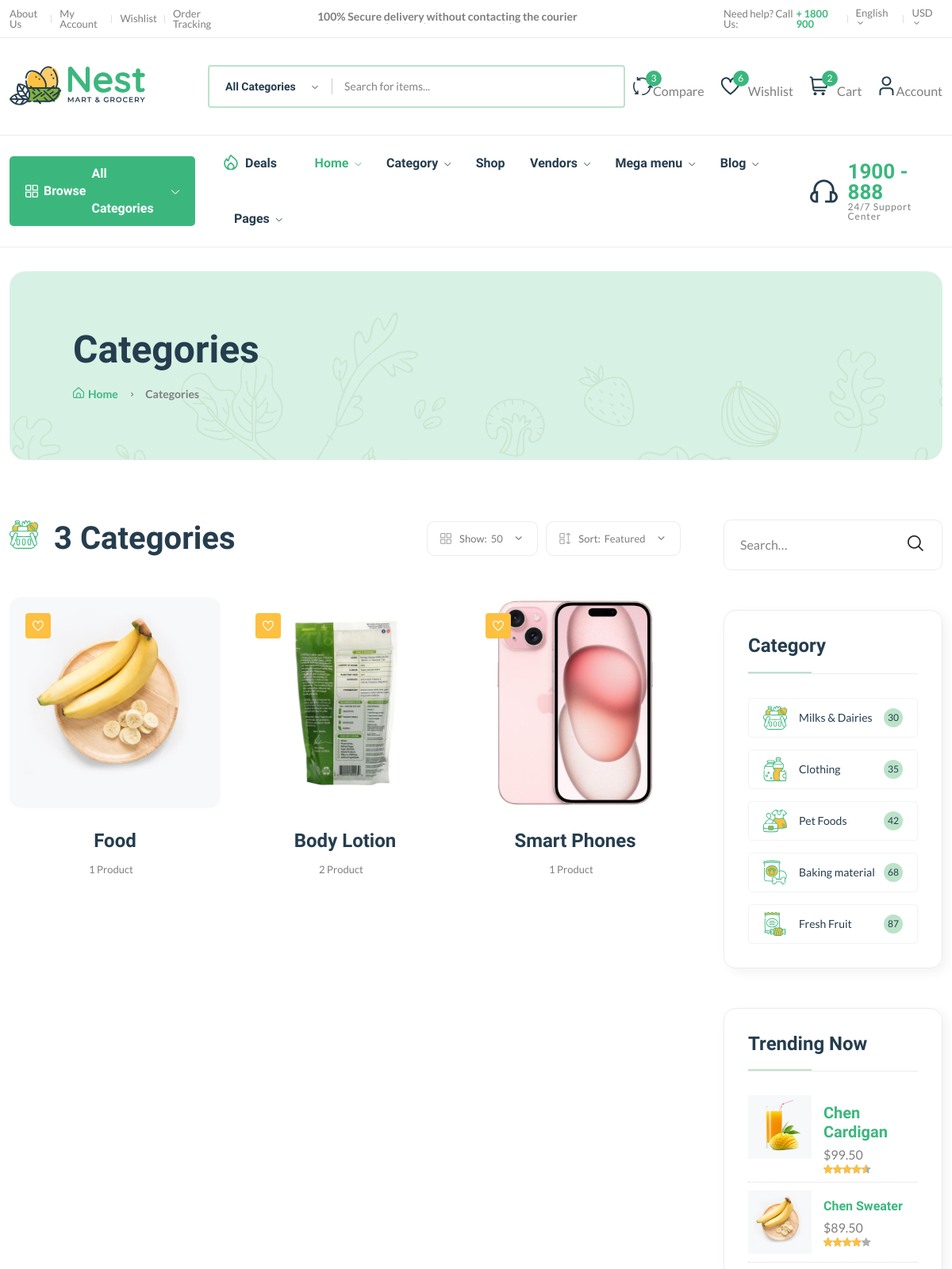
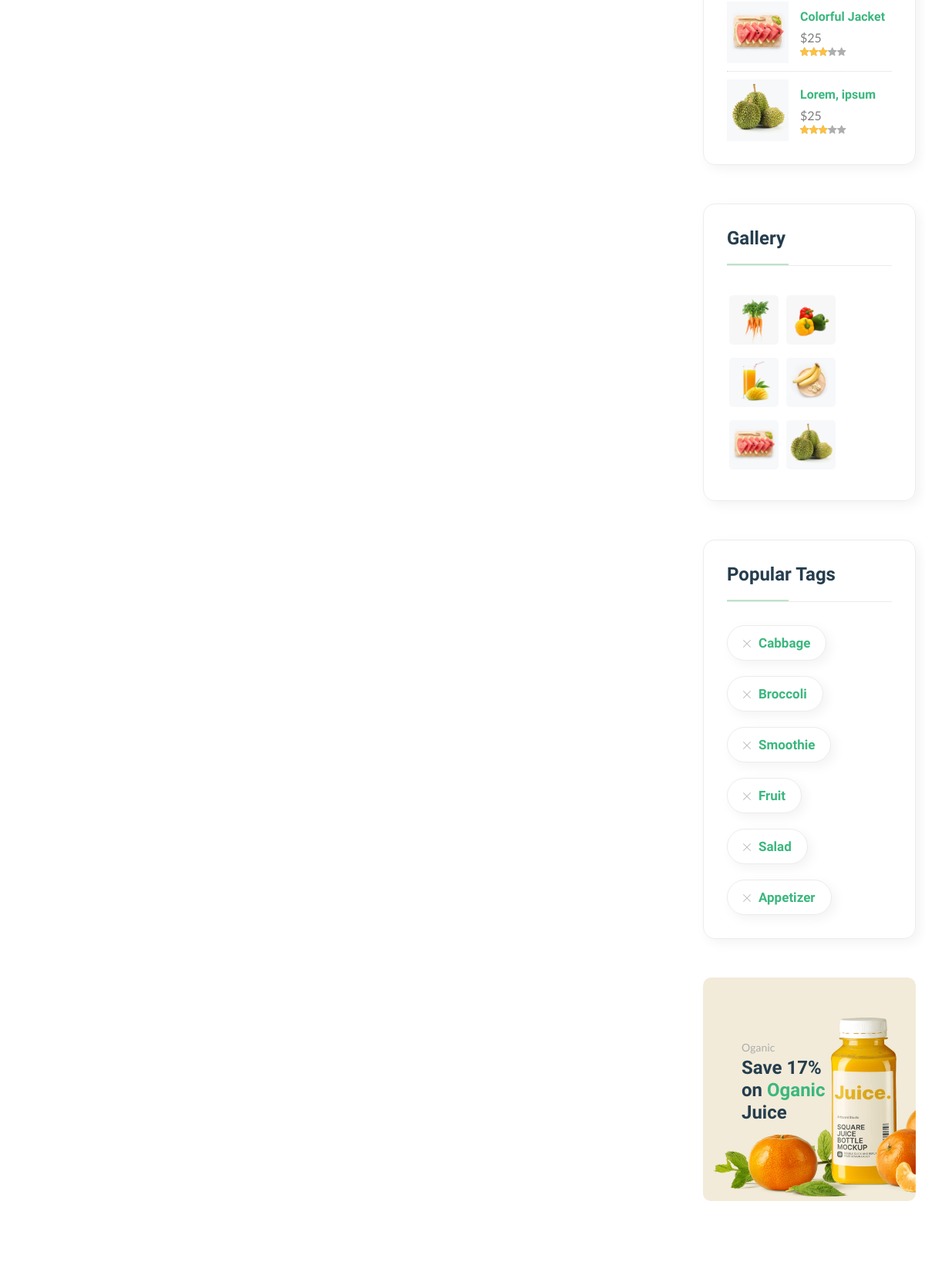
The page /category/ (upper part) on the database its author committed (2 pictures, top to bottom).
### core/models.py (models this page shows, shortened)
class Category(models.Model):
    cid = ShortUUIDField(unique=True, length=10, max_length=20, prefix="cart", alphabet="123123123")
    title = models.CharField(max_length=100, default="Food")
    image = models.ImageField(upload_to="category", default="category.jpg")
    class Meta:
        verbose_name_plural = "Categories"

### core/views.py (the view)
# urls.py: path("category/", category_list_view, name="category-list"),
def category_list_view(request):
    categories = Category.objects.all()
    context = {
        "categories":categories
    }
    return render(request, 'core/category-list.html', context)

### core/context_processor.py (called while the page is built)
def default (request):
    categories = Category.objects.all()
    try:
        address = Address.objects.get(user=request.user)
    except:
        address = None
    return {
        'categories':categories,
        'address':address,
    }

### templates/core/category-list.html (shortened to what this page needs)
{% extends 'partials/base.html' %}
{% load static %}
{% block content%}
    <main class="main">
        <div class="page-header mt-30 mb-75">
            <div class="container">
                <div class="archive-header">
                    <div class="row align-items-center">
                        <div class="col-xl-3">
                            <h1 class="mb-15">Categories</h1>
                            <div class="breadcrumb">
                                <a href="index.html" rel="nofollow"><i class="fi-rs-home mr-5"></i>Home</a>
                                <span></span> Categories
                            </div>
                        </div>
                    </div>
                </div>
            </div>
        </div>
        <div class="page-content mb-50">
            <div class="container">
                <div class="row">
                    <div class="col-lg-9">
                        <div class="shop-product-fillter mb-50 pr-30">
                            <div class="totall-product">
                                <h2>
                                    <img class="w-36px mr-10" src="assets/imgs/theme/icons/category-1.svg" alt="" />
                                    {{categories.count}} Categories
                                </h2>
                            </div>
                            <div class="sort-by-product-area">
                                <div class="sort-by-cover mr-10">
                                    <div class="sort-by-product-wrap">
                                        <div class="sort-by">
                                            <span><i class="fi-rs-apps"></i>Show:</span>
                                        </div>
                                        <div class="sort-by-dropdown-wrap">
                                            <span> 50 <i class="fi-rs-angle-small-down"></i></span>
                                        </div>
                                    </div>
                                </div>
                                <div class="sort-by-cover">
                                    <div class="sort-by-product-wrap">
                                        <div class="sort-by">
                                            <span><i class="fi-rs-apps-sort"></i>Sort:</span>
                                        </div>
                                        <div class="sort-by-dropdown-wrap">
                                            <span>Featured <i class="fi-rs-angle-small-down"></i></span>
                                        </div>
                                    </div>
                                </div>
                            </div>
                        </div>
                        <div class="loop-grid pr-30">
                            <div class="row">
                                {% for c in categories %}
                                <article class="col-xl-4 col-lg-6 col-md-6 text-center hover-up mb-30 animated">
                                    <div class="post-thumb">
                                        <a href="{% url 'core:category-product-list' c.cid %}">
                                            <img class="border-radius-15" src="{{c.image.url}}" alt="" />
                                        </a>
                                        <div class="entry-meta">
                                            <a class="entry-meta meta-2" href="blog-category-grid.html"><i class="fi-rs-heart"></i></a>
                                        </div>
                                    </div>
                                    <div class="entry-content-2">
                                        <h4 class="post-title mb-15">
                                            <a href="{% url 'core:category-product-list' c.cid %}">{{ c.title }}</a>
                                        </h4>
                                        <div class="entry-meta font-xs color-grey mt-10 pb-10">
                                            <div>
                                                <span class="hit-count mr-10">{{ c.category.count }} Product</span>
                                            </div>
                                        </div>
                                    </div>
                                </article>
                                {% endfor %}
                            </div>
                        </div>
                    </div>
                    <div class="col-lg-3 primary-sidebar sticky-sidebar">
                        <div class="widget-area">
                            <div class="sidebar-widget-2 widget_search mb-50">
                                <div class="search-form">
                                    <form action="#">
                                        <input type="text" placeholder="Search…" />
                                        <button type="submit"><i class="fi-rs-search"></i></button>
                                    </form>
                                </div>
                            </div>
                            <div class="sidebar-widget widget-category-2 mb-50">
                                <h5 class="section-title style-1 mb-30">Category</h5>
                                <ul>
                                    <li>
                                        <a href="shop-grid-right.html"> <img src="assets/imgs/theme/icons/category-1.svg" alt="" />Milks & Dairies</a><span class="count">30</span>
                                    </li>
                                    <li>
                                        <a href="shop-grid-right.html"> <img src="assets/imgs/theme/icons/category-2.svg" alt="" />Clothing</a><span class="count">35</span>
                                    </li>
                                    <li>
                                        <a href="shop-grid-right.html"> <img src="assets/imgs/theme/icons/category-3.svg" alt="" />Pet Foods </a><span class="count">42</span>
                                    </li>
                                    <li>
                                        <a href="shop-grid-right.html"> <img src="assets/imgs/theme/icons/category-4.svg" alt="" />Baking material</a><span class="count">68</span>
                                    </li>
                                    <li>
                                        <a href="shop-grid-right.html"> <img src="assets/imgs/theme/icons/category-5.svg" alt="" />Fresh Fruit</a><span class="count">87</span>
                                    </li>
                                </ul>
                            </div>
                            <div class="sidebar-widget product-sidebar mb-50 p-30 bg-grey border-radius-10">
                                <h5 class="section-title style-1 mb-30">Trending Now</h5>
                                <div class="single-post clearfix">
                                    <div class="image">
                                        <img src="assets/imgs/shop/thumbnail-3.jpg" alt="#" />
                                    </div>
                                    <div class="content pt-10">
                                        <h5><a href="shop-product-detail.html">Chen Cardigan</a></h5>
                                        <p class="price mb-0 mt-5">$99.50</p>
                                        <div class="product-rate">
                                            <div class="product-rating" style="width: 90%"></div>
                                        </div>
                                    </div>
                                </div>
                                <div class="single-post clearfix">
                                    <div class="image">
                                        <img src="assets/imgs/shop/thumbnail-4.jpg" alt="#" />
                                    </div>
                                    <div class="content pt-10">
                                        <h6><a href="shop-product-detail.html">Chen Sweater</a></h6>
                                        <p class="price mb-0 mt-5">$89.50</p>
                                        <div class="product-rate">
                                            <div class="product-rating" style="width: 80%"></div>
                                        </div>
                                    </div>
                                </div>
                                <div class="single-post clearfix">
                                    <div class="image">
                                        <img src="assets/imgs/shop/thumbnail-5.jpg" alt="#" />
                                    </div>
                                    <div class="content pt-10">
                                        <h6><a href="shop-product-detail.html">Colorful Jacket</a></h6>
                                        <p class="price mb-0 mt-5">$25</p>
                                        <div class="product-rate">
                                            <div class="product-rating" style="width: 60%"></div>
                                        </div>
                                    </div>
                                </div>
                                <div class="single-post clearfix">
                                    <div class="image">
                                        <img src="assets/imgs/shop/thumbnail-6.jpg" alt="#" />
                                    </div>
                                    <div class="content pt-10">
                                        <h6><a href="shop-product-detail.html">Lorem, ipsum</a></h6>
                                        <p class="price mb-0 mt-5">$25</p>
                                        <div class="product-rate">
                                            <div class="product-rating" style="width: 60%"></div>
                                        </div>
                                    </div>
                                </div>
                            </div>
                            <div class="sidebar-widget widget_instagram mb-50">
                                <h5 class="section-title style-1 mb-30">Gallery</h5>
                                <div class="instagram-gellay">
                                    <ul class="insta-feed">
                                        <li>
                                            <a href="#"><img class="border-radius-5" src="assets/imgs/shop/thumbnail-1.jpg" alt="" /></a>
                                        </li>
                                        <li>
                                            <a href="#"><img class="border-radius-5" src="assets/imgs/shop/thumbnail-2.jpg" alt="" /></a>
                                        </li>
                                        <li>
                                            <a href="#"><img class="border-radius-5" src="assets/imgs/shop/thumbnail-3.jpg" alt="" /></a>
                                        </li>
                                        <li>
                                            <a href="#"><img class="border-radius-5" src="assets/imgs/shop/thumbnail-4.jpg" alt="" /></a>
                                        </li>
                                        <li>
                                            <a href="#"><img class="border-radius-5" src="assets/imgs/shop/thumbnail-5.jpg" alt="" /></a>
                                        </li>
                                        <li>
                                            <a href="#"><img class="border-radius-5" src="assets/imgs/shop/thumbnail-6.jpg" alt="" /></a>
                                        </li>
                                    </ul>
                                </div>
                            </div>
                            <div class="sidebar-widget widget-tags mb-50 pb-10">
                                <h5 class="section-title style-1 mb-30">Popular Tags</h5>
                                <ul class="tags-list">
                                    <li class="hover-up">
                                        <a href="blog-category-grid.html"><i class="fi-rs-cross mr-10"></i>Cabbage</a>
                                    </li>
                                    <li class="hover-up">
                                        <a href="blog-category-grid.html"><i class="fi-rs-cross mr-10"></i>Broccoli</a>
                                    </li>
                                    <li class="hover-up">
                                        <a href="blog-category-grid.html"><i class="fi-rs-cross mr-10"></i>Smoothie</a>
                                    </li>
                                    <li class="hover-up">
                                        <a href="blog-category-grid.html"><i class="fi-rs-cross mr-10"></i>Fruit</a>
                                    </li>
                                    <li class="hover-up mr-0">
                                        <a href="blog-category-grid.html"><i class="fi-rs-cross mr-10"></i>Salad</a>
                                    </li>
                                    <li class="hover-up mr-0">
                                        <a href="blog-category-grid.html"><i class="fi-rs-cross mr-10"></i>Appetizer</a>
                                    </li>
                                </ul>
                            </div>
                            <div class="banner-img wow fadeIn mb-50 animated d-lg-block d-none">
                                <img src="assets/imgs/banner/banner-11.png" alt="" />
                                <div class="banner-text">
                                    <span>Oganic</span>
                                    <h4>
                                        Save 17% <br />
                                        on <span class="text-brand">Oganic</span><br />
                                        Juice
                                    </h4>
                                </div>
                            </div>
                        </div>
                    </div>
                </div>
            </div>
        </div>
    </main>
{% endblock content %}

### rows shown on the page
Category: image (picture), title "Food", category.count "1"
Category: image (picture), title "Body Lotion", category.count "2"
Category: image (picture), title "Smart Phones", category.count "1"

### other values the page prints
{{ categories.count }} "3"
